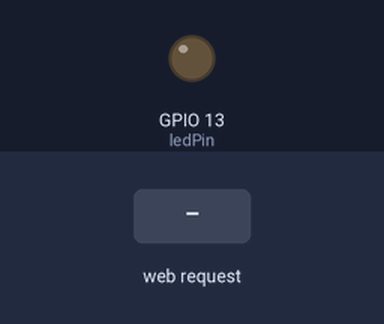
Simulated run of this sketch. Board: ESP8266 (NodeMCU). Parts: output pins drawn as LEDs (lit = HIGH). The test bench sets the inputs (shaded band). WiFi joins after 1.5 s; servers stay silent unless stated; what the sketch prints to the serial monitor is not drawn.

Above: at 6.7 s.
6.8 s: HTTP request GET /LED=ON received
At 7.1 s:
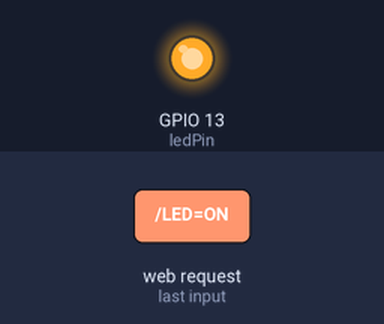
8.3 s: HTTP request GET /LED=OFF received
At 9.4 s:
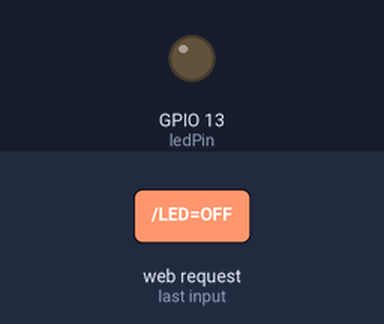
Timing chart, 0 to 11.3 s (numbered marks = the images above; inputs shaded):
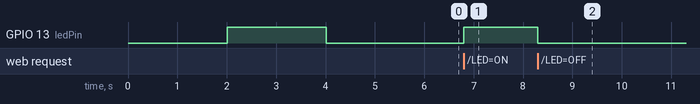

The sketch:

Test_-_Wifi_Connect.ino
```cpp
#include <ESP8266WiFi.h>

const char* ssid = "Mel";
const char* password = "saltandpepper";

int ledPin = 13; // GPIO13
WiFiServer server(90);

void setup() {

  Serial.begin(115200);
    WiFi.mode(WIFI_STA);
  WiFi.disconnect();
  Serial.println();
  Serial.print("Start ");
  delay(10);

  pinMode(ledPin, OUTPUT);
  digitalWrite(ledPin, LOW);
 delay(2000);
digitalWrite(ledPin, HIGH);
Serial.println();
Serial.print("on ");
 delay(2000);
 digitalWrite(ledPin, LOW);
 Serial.println();
 Serial.print("Off ");
  // Connect to WiFi network
  Serial.println();
  Serial.println();
  Serial.print("Connecting to ");
  Serial.println(ssid);

  WiFi.begin(ssid, password);
 Serial.print("Begin ");
  while (WiFi.status() != WL_CONNECTED) {
    delay(500);
    Serial.print(".");
  }
  Serial.println("");
  Serial.println("WiFi connected");

  // Start the server
  server.begin();
  Serial.println("Server started");

  // Print the IP address
  Serial.print("Use this URL to connect: ");
  Serial.print("http://");
  Serial.print(WiFi.localIP());
  Serial.println("/");

}

void loop() {
  // Check if a client has connected
  WiFiClient client = server.available();
  if (!client) {
    return;
  }

  // Wait until the client sends some data
  Serial.println("new client");
  while(!client.available()){
    delay(1);
  }

  // Read the first line of the request
  String request = client.readStringUntil('\r');
  Serial.println(request);
  client.flush();

  // Match the request

  int value = LOW;
  if (request.indexOf("/LED=ON") != -1)  {
    digitalWrite(ledPin, HIGH);
    value = HIGH;
  }
  if (request.indexOf("/LED=OFF") != -1)  {
    digitalWrite(ledPin, LOW);
    value = LOW;
  }

// Set ledPin according to the request
//digitalWrite(ledPin, value);

  // Return the response
  client.println("HTTP/1.1 200 OK");
  client.println("Content-Type: text/html");
  client.println(""); //  do not forget this one
  client.println("<!DOCTYPE HTML>");
  client.println("<html>");

  client.print("Led pin is now: ");

  if(value == HIGH) {
    client.print("On");
  } else {
    client.print("Off");
  }
  client.println("<br><br>");
  client.println("<a href=\"/LED=ON\"\"><button>Turn On </button></a>");
  client.println("<a href=\"/LED=OFF\"\"><button>Turn Off </button></a><br />");
  client.println("</html>");

  delay(1);
  Serial.println("Client disonnected");
  Serial.println("");

}
```

Measured:
- after the input at 6.8 s, GPIO 13 (ledPin): LOW → HIGH at once
- after the input at 8.3 s, GPIO 13 (ledPin): HIGH → LOW at once
